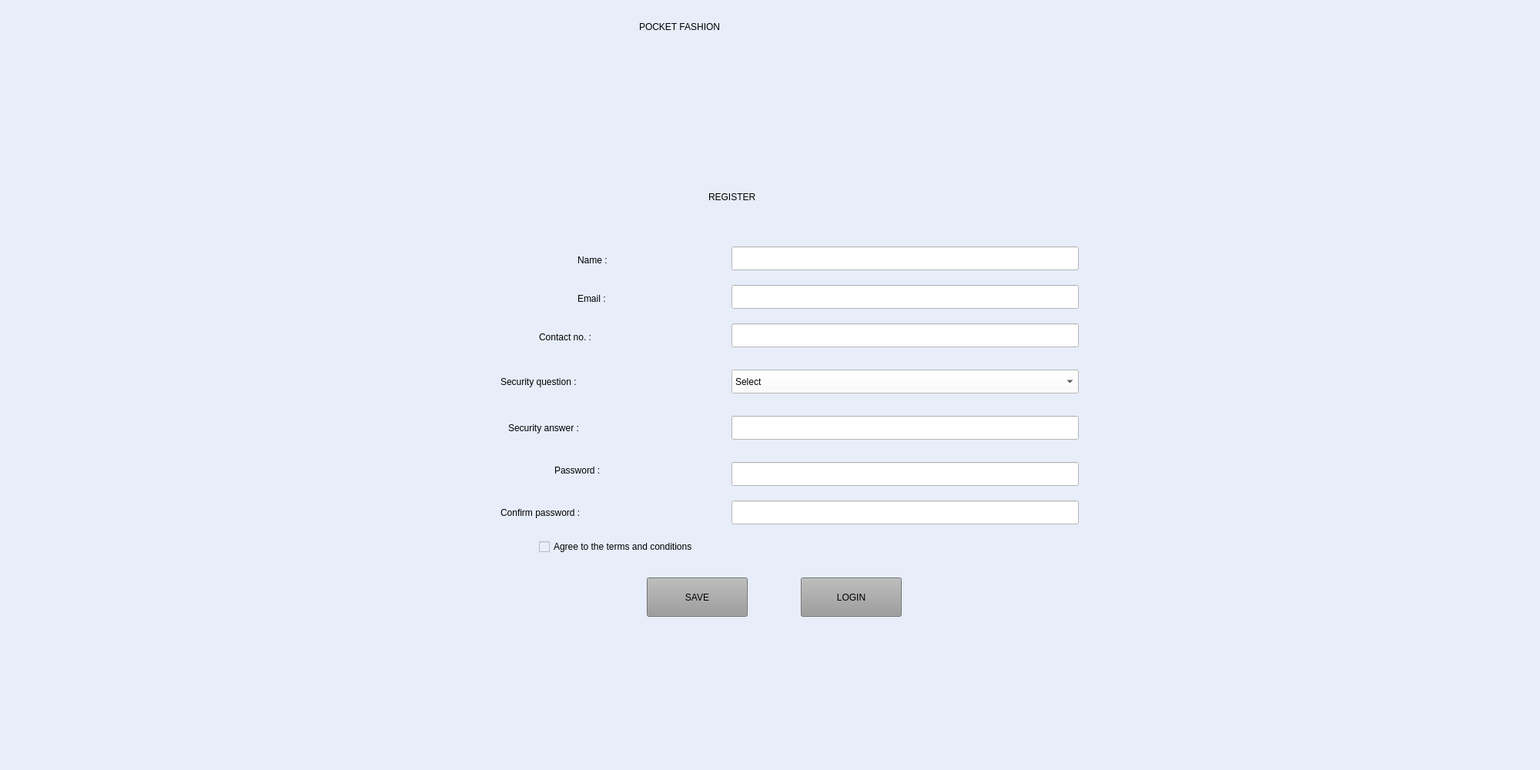
<?xml version="1.0" encoding="UTF-8"?>
<ui version="4.0">
 <class>MainWindow</class>
 <widget class="QMainWindow" name="MainWindow">
  <property name="geometry">
   <rect>
    <x>0</x>
    <y>0</y>
    <width>2000</width>
    <height>1000</height>
   </rect>
  </property>
  <property name="windowTitle">
   <string>MainWindow</string>
  </property>
  <property name="styleSheet">
   <string notr="true">background-color: rgb(231, 237, 249);</string>
  </property>
  <widget class="QWidget" name="centralwidget">
   <widget class="QLabel" name="label_9">
    <property name="geometry">
     <rect>
      <x>10</x>
      <y>10</y>
      <width>111</width>
      <height>91</height>
     </rect>
    </property>
    <property name="text">
     <string/>
    </property>
    <property name="pixmap">
     <pixmap>../../../Downloads/pf.png</pixmap>
    </property>
   </widget>
   <widget class="QLabel" name="label_10">
    <property name="geometry">
     <rect>
      <x>830</x>
      <y>10</y>
      <width>391</width>
      <height>51</height>
     </rect>
    </property>
    <property name="styleSheet">
     <string notr="true">font: 75 28pt &quot;Times New Roman&quot;;</string>
    </property>
    <property name="text">
     <string>&lt;html&gt;&lt;head/&gt;&lt;body&gt;&lt;p&gt;POCKET FASHION&lt;/p&gt;&lt;/body&gt;&lt;/html&gt;</string>
    </property>
   </widget>
   <widget class="QLabel" name="label">
    <property name="geometry">
     <rect>
      <x>330</x>
      <y>120</y>
      <width>1441</width>
      <height>781</height>
     </rect>
    </property>
    <property name="text">
     <string/>
    </property>
    <property name="pixmap">
     <pixmap>../../../Downloads/kritika.jpeg</pixmap>
    </property>
   </widget>
   <widget class="QLabel" name="label_2">
    <property name="geometry">
     <rect>
      <x>750</x>
      <y>330</y>
      <width>91</width>
      <height>16</height>
     </rect>
    </property>
    <property name="styleSheet">
     <string notr="true">font: 12pt &quot;MS Shell Dlg 2&quot;;</string>
    </property>
    <property name="text">
     <string>Name :</string>
    </property>
   </widget>
   <widget class="QComboBox" name="securityq">
    <property name="geometry">
     <rect>
      <x>950</x>
      <y>480</y>
      <width>451</width>
      <height>31</height>
     </rect>
    </property>
    <property name="styleSheet">
     <string notr="true">font: 14pt &quot;MS Shell Dlg 2&quot;;
background-color: rgb(255, 255, 255);</string>
    </property>
    <item>
     <property name="text">
      <string>Select</string>
     </property>
    </item>
    <item>
     <property name="text">
      <string>Your first pet name ?</string>
     </property>
    </item>
    <item>
     <property name="text">
      <string>Your first school name ?</string>
     </property>
    </item>
    <item>
     <property name="text">
      <string>Your birth place ?</string>
     </property>
    </item>
    <item>
     <property name="text">
      <string>Your bestfriend's name ?</string>
     </property>
    </item>
   </widget>
   <widget class="QLabel" name="label_3">
    <property name="geometry">
     <rect>
      <x>750</x>
      <y>380</y>
      <width>121</width>
      <height>16</height>
     </rect>
    </property>
    <property name="styleSheet">
     <string notr="true">font: 12pt &quot;MS Shell Dlg 2&quot;;</string>
    </property>
    <property name="text">
     <string>Email :</string>
    </property>
   </widget>
   <widget class="QLabel" name="label_4">
    <property name="geometry">
     <rect>
      <x>700</x>
      <y>430</y>
      <width>131</width>
      <height>16</height>
     </rect>
    </property>
    <property name="styleSheet">
     <string notr="true">font: 12pt &quot;MS Shell Dlg 2&quot;;</string>
    </property>
    <property name="text">
     <string>Contact no. :</string>
    </property>
   </widget>
   <widget class="QLabel" name="label_8">
    <property name="geometry">
     <rect>
      <x>650</x>
      <y>650</y>
      <width>201</width>
      <height>31</height>
     </rect>
    </property>
    <property name="styleSheet">
     <string notr="true">font: 12pt &quot;MS Shell Dlg 2&quot;;</string>
    </property>
    <property name="text">
     <string>Confirm password :</string>
    </property>
   </widget>
   <widget class="QPushButton" name="save">
    <property name="geometry">
     <rect>
      <x>840</x>
      <y>750</y>
      <width>131</width>
      <height>51</height>
     </rect>
    </property>
    <property name="styleSheet">
     <string notr="true">font: 16pt &quot;MS Shell Dlg 2&quot;;
background-color: rgb(154, 154, 154);</string>
    </property>
    <property name="text">
     <string>SAVE</string>
    </property>
   </widget>
   <widget class="QLineEdit" name="Cpassword">
    <property name="geometry">
     <rect>
      <x>950</x>
      <y>650</y>
      <width>451</width>
      <height>31</height>
     </rect>
    </property>
    <property name="styleSheet">
     <string notr="true">background-color: rgb(255, 255, 255);</string>
    </property>
    <property name="inputMethodHints">
     <set>Qt::ImhHiddenText|Qt::ImhNoAutoUppercase|Qt::ImhNoPredictiveText|Qt::ImhSensitiveData</set>
    </property>
    <property name="echoMode">
     <enum>QLineEdit::Password</enum>
    </property>
   </widget>
   <widget class="QLineEdit" name="contact">
    <property name="geometry">
     <rect>
      <x>950</x>
      <y>420</y>
      <width>451</width>
      <height>31</height>
     </rect>
    </property>
    <property name="styleSheet">
     <string notr="true">background-color: rgb(255, 255, 255);</string>
    </property>
    <property name="inputMethodHints">
     <set>Qt::ImhDigitsOnly</set>
    </property>
   </widget>
   <widget class="QLineEdit" name="email">
    <property name="geometry">
     <rect>
      <x>950</x>
      <y>370</y>
      <width>451</width>
      <height>31</height>
     </rect>
    </property>
    <property name="styleSheet">
     <string notr="true">background-color: rgb(255, 255, 255);</string>
    </property>
    <property name="inputMethodHints">
     <set>Qt::ImhEmailCharactersOnly</set>
    </property>
   </widget>
   <widget class="QCheckBox" name="Conditions">
    <property name="geometry">
     <rect>
      <x>700</x>
      <y>700</y>
      <width>261</width>
      <height>20</height>
     </rect>
    </property>
    <property name="text">
     <string>Agree to the terms and conditions</string>
    </property>
   </widget>
   <widget class="QLineEdit" name="name">
    <property name="geometry">
     <rect>
      <x>950</x>
      <y>320</y>
      <width>451</width>
      <height>31</height>
     </rect>
    </property>
    <property name="styleSheet">
     <string notr="true">background-color: rgb(255, 255, 255);</string>
    </property>
   </widget>
   <widget class="QLineEdit" name="password">
    <property name="geometry">
     <rect>
      <x>950</x>
      <y>600</y>
      <width>451</width>
      <height>31</height>
     </rect>
    </property>
    <property name="cursor">
     <cursorShape>ArrowCursor</cursorShape>
    </property>
    <property name="styleSheet">
     <string notr="true">background-color: rgb(255, 255, 255);</string>
    </property>
    <property name="inputMethodHints">
     <set>Qt::ImhHiddenText|Qt::ImhNoAutoUppercase|Qt::ImhNoPredictiveText|Qt::ImhSensitiveData</set>
    </property>
    <property name="echoMode">
     <enum>QLineEdit::Password</enum>
    </property>
   </widget>
   <widget class="QLabel" name="label_5">
    <property name="geometry">
     <rect>
      <x>920</x>
      <y>200</y>
      <width>251</width>
      <height>111</height>
     </rect>
    </property>
    <property name="styleSheet">
     <string notr="true">font: 26pt &quot;MS Shell Dlg 2&quot;;</string>
    </property>
    <property name="text">
     <string>REGISTER</string>
    </property>
   </widget>
   <widget class="QLabel" name="label_7">
    <property name="geometry">
     <rect>
      <x>720</x>
      <y>600</y>
      <width>151</width>
      <height>21</height>
     </rect>
    </property>
    <property name="styleSheet">
     <string notr="true">font: 12pt &quot;MS Shell Dlg 2&quot;;</string>
    </property>
    <property name="text">
     <string>Password :</string>
    </property>
   </widget>
   <widget class="QLabel" name="label_6">
    <property name="geometry">
     <rect>
      <x>660</x>
      <y>540</y>
      <width>191</width>
      <height>31</height>
     </rect>
    </property>
    <property name="styleSheet">
     <string notr="true">font: 12pt &quot;MS Shell Dlg 2&quot;;</string>
    </property>
    <property name="text">
     <string>Security answer :</string>
    </property>
   </widget>
   <widget class="QPushButton" name="login">
    <property name="geometry">
     <rect>
      <x>1040</x>
      <y>750</y>
      <width>131</width>
      <height>51</height>
     </rect>
    </property>
    <property name="styleSheet">
     <string notr="true">font: 16pt &quot;MS Shell Dlg 2&quot;;
background-color: rgb(154, 154, 154);</string>
    </property>
    <property name="text">
     <string>LOGIN</string>
    </property>
   </widget>
   <widget class="QLabel" name="label_11">
    <property name="geometry">
     <rect>
      <x>650</x>
      <y>480</y>
      <width>201</width>
      <height>31</height>
     </rect>
    </property>
    <property name="styleSheet">
     <string notr="true">font: 12pt &quot;MS Shell Dlg 2&quot;;</string>
    </property>
    <property name="text">
     <string>Security question :</string>
    </property>
   </widget>
   <widget class="QLineEdit" name="securityA">
    <property name="geometry">
     <rect>
      <x>950</x>
      <y>540</y>
      <width>451</width>
      <height>31</height>
     </rect>
    </property>
    <property name="styleSheet">
     <string notr="true">background-color: rgb(255, 255, 255);</string>
    </property>
   </widget>
  </widget>
  <widget class="QMenuBar" name="menubar">
   <property name="geometry">
    <rect>
     <x>0</x>
     <y>0</y>
     <width>2000</width>
     <height>26</height>
    </rect>
   </property>
  </widget>
  <widget class="QStatusBar" name="statusbar"/>
 </widget>
 <resources/>
 <connections/>
</ui>
